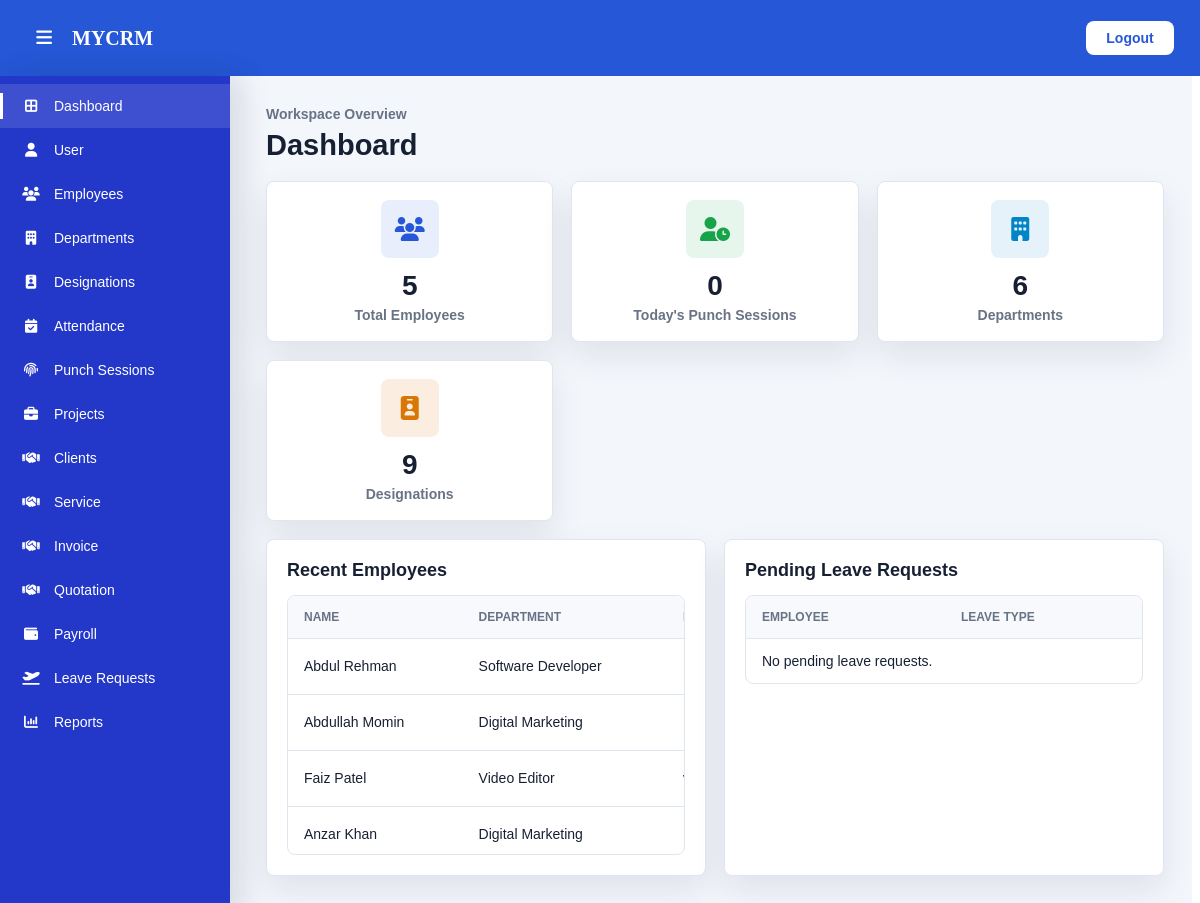
Screenshot of /dashboard/admin/ (signed in) with the database file from the repository.
### employees/models.py (models this page shows, shortened)
class Employee(models.Model):
    EMPLOYMENT_STATUS = [
        ("ACTIVE",   "Active"),
        ("INACTIVE", "Inactive"),
        ("RESIGNED", "Resigned"),
    ]
    user = models.OneToOneField(
        User,
        on_delete=models.CASCADE,
        related_name="employee_profile"
    )
    first_name        = models.CharField(max_length=100)
    last_name         = models.CharField(max_length=100)
    phone             = models.CharField(max_length=15, unique=True)
    profile_image     = models.ImageField(upload_to="profiles/", null=True, blank=True)
    address           = models.TextField(blank=True)
    date_of_birth     = models.DateField(null=True, blank=True)
    emergency_contact = models.CharField(max_length=15, blank=True)
    bio = models.TextField(blank=True, null=True)
    skills = models.JSONField(default=list, blank=True)
    employee_code     = models.CharField(max_length=20, unique=True, blank=True)
    employment_status = models.CharField(max_length=20, choices=EMPLOYMENT_STATUS, default="ACTIVE")
    department        = models.ForeignKey(
        Department,
        on_delete=models.SET_NULL,
        null=True, blank=True,
        related_name="employees"
    )
    designation       = models.ForeignKey(
        Designation,
        on_delete=models.SET_NULL,
        null=True, blank=True,
        related_name="employees"
    )
    joining_date      = models.DateField()
    bank_account = models.CharField(max_length=50, blank=True)
    bank_name     = models.CharField(max_length=100, blank=True)
    salary            = models.DecimalField(max_digits=10, decimal_places=2)
    created_at        = models.DateTimeField(auto_now_add=True)
    updated_at        = models.DateTimeField(auto_now=True)
    @property
    def full_name(self):
        return f"{self.first_name} {self.last_name}"

class Department(models.Model):
    name       = models.CharField(max_length=100, unique=True)
    created_at = models.DateTimeField(auto_now_add=True)
    def __str__(self):
        return self.name

### dashboard/views.py (the view)
# urls.py: path("admin/", admin_dashboard, name="admin_dashboard"),
@role_required("admin")
def admin_dashboard(request):
    today = timezone.localdate()
    employees = Employee.objects.select_related("department", "designation").order_by("-created_at")
    present_count = Attendance.objects.filter(
        date=today,
        status__in=["present", "half_day", "leave"],
    ).count()
    total_employees = employees.count()
    attendance_percentage = round((present_count / total_employees) * 100) if total_employees else 0
    today_punch_sessions = PunchSession.objects.filter(date=today).count()
    context = {
        "total_employees": total_employees,
        "total_departments": Department.objects.count(),
        "total_designations": Designation.objects.count(),
        "attendance_percentage": attendance_percentage,
        "employees": employees[:5],
        "pending_leaves": Leave.objects.select_related("employee", "employee__user")
        .filter(status="pending")
        .order_by("start_date")[:10],
        "today_punch_sessions": today_punch_sessions,
    }
    return render(request, "admin/dashboard.html", context)

### accounts/utils.py (called while the page is built)
def is_mobile_device(request):
    user_agent = request.META.get('HTTP_USER_AGENT', '').lower()
    mobile_keywords = [
        'android', 'iphone', 'ipad', 'ipod', 'blackberry',
        'windows phone', 'opera mini', 'mobile', 'webos',
        'iemobile', 'silk'
    ]
    for keyword in mobile_keywords:
        if keyword in user_agent:
            return True
    return False

### dashboard/views.py (called while the page is built)
def role_required(*allowed_roles):
    def decorator(view_func):
        @login_required
        @wraps(view_func)
        def wrapper(request, *args, **kwargs):
            if request.user.role not in allowed_roles:
                raise PermissionDenied
            return view_func(request, *args, **kwargs)
        return wrapper
    return decorator

### employees/models.py (called while the page is built)
    def __str__(self):
        return self.title

### dashboard/templates/admin/dashboard.html (shortened to what this page needs)
{% extends "dashboard/admin_base.html" %}
{% load static %}
{% block extra_css %}
<link rel="stylesheet" href="{% static 'css/admin/admin-dashboard.css' %}">
{% endblock %}
{% block content %}
<div class="mycrm-content">
    <div class="mycrm-page-heading">
        <div>
            <p class="mycrm-eyebrow">Workspace Overview</p>
            <h1>Dashboard</h1>
        </div>
    </div>
    <div class="mycrm-grid mycrm-stats-grid">
        <div class="mycrm-stat-card">
            <div class="mycrm-stat-card-icon mycrm-stat-primary">
                <i class="fa-solid fa-users"></i>
            </div>
            <div class="mycrm-stat-card-value">{{ total_employees }}</div>
            <div class="mycrm-stat-card-title">Total Employees</div>
        </div>
        <div class="mycrm-stat-card">
            <div class="mycrm-stat-card-icon mycrm-stat-success">
                <i class="fa-solid fa-user-clock"></i>
            </div>
            <div class="mycrm-stat-card-value">{{ today_punch_sessions }}</div>
            <div class="mycrm-stat-card-title">Today's Punch Sessions</div>
        </div>
        <div class="mycrm-stat-card">
            <div class="mycrm-stat-card-icon mycrm-stat-info">
                <i class="fa-solid fa-building"></i>
            </div>
            <div class="mycrm-stat-card-value">{{ total_departments }}</div>
            <div class="mycrm-stat-card-title">Departments</div>
        </div>
        <div class="mycrm-stat-card">
            <div class="mycrm-stat-card-icon mycrm-stat-warning">
                <i class="fa-solid fa-id-badge"></i>
            </div>
            <div class="mycrm-stat-card-value">{{ total_designations }}</div>
            <div class="mycrm-stat-card-title">Designations</div>
        </div>
    </div>
    <div class="mycrm-grid mycrm-two-col mycrm-section-gap">
        <div class="mycrm-card">
            <div class="mycrm-card-header">
                <h2>Recent Employees</h2>
            </div>
            <div class="mycrm-table-wrap">
                <table class="mycrm-table">
                    <thead>
                        <tr>
                            <th>Name</th>
                            <th>Department</th>
                            <th>Designation</th>
                        </tr>
                    </thead>
                    <tbody>
                        {% for employee in employees %}
                        <tr>
                            <td>{{ employee.full_name }}</td>
                            <td>{{ employee.department }}</td>
                            <td>{{ employee.designation }}</td>
                        </tr>
                        {% empty %}
                        <tr>
                            <td colspan="4">No employees found.</td>
                        </tr>
                        {% endfor %}
                    </tbody>
                </table>
            </div>
        </div>
        <div class="mycrm-card">
            <div class="mycrm-card-header">
                <h2>Pending Leave Requests</h2>
            </div>
            <div class="mycrm-table-wrap">
                <table class="mycrm-table">
                    <thead>
                        <tr>
                            <th>Employee</th>
                            <th>Leave Type</th>
                        </tr>
                    </thead>
                    <tbody>
                        {% for leave in pending_leaves %}
                        <tr>
                            <td>{{ leave.employee.full_name }}</td>
                            <td>{{ leave.get_leave_type_display }}</td>
                            <td>
                                {{ leave.start_date }}
                                -
                                {{ leave.end_date }}
                            </td>
                            <td>
                                <form
                                    method="post"
                                    action="{% url 'dashboard:admin_approve_leave' leave.id %}"
                                    style="display:inline-block;"
                                >
                                    {% csrf_token %}
                                    <button type="submit">
                                        Approve
                                    </button>
                                </form>
                                <form
                                    method="post"
                                    action="{% url 'dashboard:admin_reject_leave' leave.id %}"
                                    style="display:inline-block;"
                                >
                                    {% csrf_token %}
                                    <button type="submit">
                                        Reject
                                    </button>
                                </form>
                            </td>
                        </tr>
                        {% empty %}
                        <tr>
                            <td colspan="4">
                                No pending leave requests.
                            </td>
                        </tr>
                        {% endfor %}
                    </tbody>
                </table>
            </div>
        </div>
    </div>
</div>
{% endblock %}

### static/css/admin/layout.css (style rules this page uses)
.mycrm-admin .mycrm-content { padding: calc(var(--mycrm-topbar-height) + 22px) 28px 36px; }

### static/css/admin/admin-dashboard.css (style rules this page uses)
.mycrm-page-heading { display: flex; align-items: flex-end; justify-content: space-between; gap: 18px; margin-bottom: 18px; }
.mycrm-eyebrow { margin: 0 0 6px; color: #687385; font-weight: 600; }
.mycrm-page-heading h1 { margin: 0; font-size: 29px; line-height: 1.2; }
.mycrm-grid { display: grid; gap: 18px; }
.mycrm-stats-grid { grid-template-columns: repeat(4, minmax(140px, 1fr)); }
.mycrm-two-col { grid-template-columns: repeat(2, minmax(0, 1fr)); }
.mycrm-section-gap { margin-top: 18px; }
.mycrm-card, .mycrm-stat-card { border: 1px solid #e0e6ef; border-radius: 8px; background: #fff; box-shadow: 0 14px 34px rgba(23, 32, 51, 0.09); }
.mycrm-card { padding: 20px; }
.mycrm-stat-card { min-height: 150px; display: flex; flex-direction: column; align-items: center; justify-content: center; padding: 18px; text-align: center; }
.mycrm-stat-card-icon { width: 58px; height: 58px; display: grid; place-items: center; border-radius: 8px; font-size: 24px; }
.mycrm-stat-primary { background: rgba(37, 87, 214, 0.1); color: #2557d6; }
.mycrm-stat-success { background: rgba(22, 163, 74, 0.1); color: #16a34a; }
.mycrm-stat-warning { background: rgba(217, 119, 6, 0.12); color: #d97706; }
.mycrm-stat-info { background: rgba(2, 132, 199, 0.1); color: #0284c7; }
.mycrm-stat-card-value { margin-top: 12px; font-size: 28px; font-weight: 800; }
.mycrm-stat-card-title { margin-top: 5px; color: #687385; font-weight: 600; }
.mycrm-card-header { display: flex; align-items: center; justify-content: space-between; gap: 12px; margin-bottom: 14px; }
.mycrm-card-header h2 { margin: 0; font-size: 18px; }
.mycrm-table-wrap { width: 100%; overflow-x: auto; overflow-y: auto; max-height: 260px; border: 1px solid #e0e6ef; border-radius: 8px; scrollbar-width: thin; }
.mycrm-table { width: 100%; min-width: 760px; border-collapse: collapse; }
.mycrm-table th, .mycrm-table td { padding: 14px 16px; border-bottom: 1px solid #e0e6ef; text-align: left; white-space: nowrap; }
.mycrm-table th { position: sticky; top: 0; z-index: 2; background: #f7f9fc; color: #687385; font-size: 12px; font-weight: 800; text-transform: uppercase; }
.mycrm-table tr:last-child td { border-bottom: 0; }
@media (max-width: 1280px) { .mycrm-stats-grid { grid-template-columns: repeat(3, minmax(150px, 1fr)); } }

### rows the page displays
Employee: full_name "Abdul Rehman", department "Software Developer"
Employee: full_name "Abdullah Momin", department "Digital Marketing"
Employee: full_name "Faiz Patel", department "Video Editor"
Employee: full_name "Anzar Khan", department "Digital Marketing"

### other values shown
{{ total_employees }} "5"
{{ today_punch_sessions }} "0"
{{ total_departments }} "6"
{{ total_designations }} "9"
